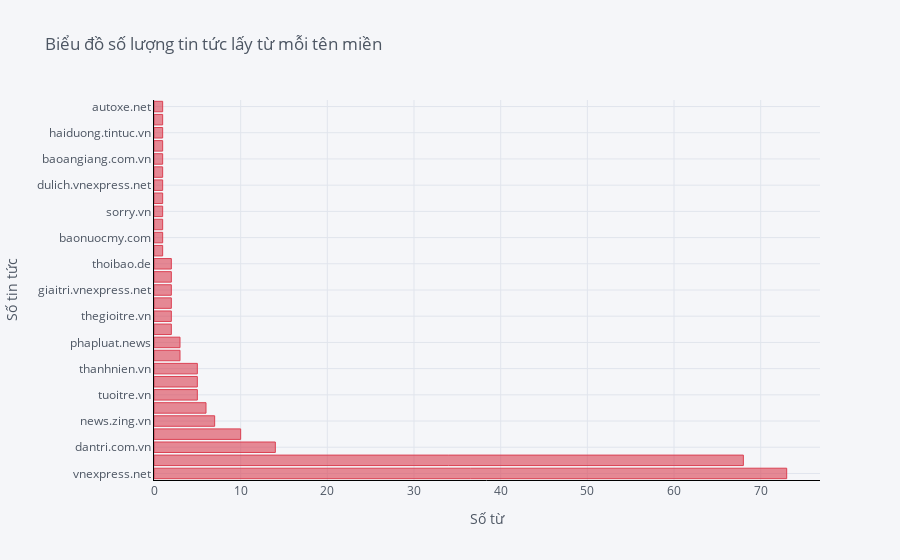

The notebook cell this image was saved under:
### Code cell
# Count of each domain names
domain_count = df.value_counts('domain')

plt.figure(figsize=(6, 10))
sns.barplot(x=domain_count, y=domain_count.index)
plt.xlabel('Số lượng tin tức lấy từ tên miền')
plt.ylabel('Tên miền')
plt.title('Biểu đồ số lượng tin tức lấy từ mỗi tên miền', y=1.01) # y = space from graph
print('Tổng số lượng các tên miền:', len(set(df['domain'])), '\n')
print(domain_count, '\n')

domain_count.iplot(
    kind='barh',
    xTitle='Số từ',
    yTitle='Số tin tức',
    linecolor='black',
    title='Biểu đồ số lượng tin tức lấy từ mỗi tên miền',
    color='red')

### Figure 1 — Plotly figure (JSON) as saved in the notebook; plotly's stock layout.template omitted (floating-point values rounded to 4 significant figures)
{"data": [{"marker": {"color": "rgba(219, 64, 82, 0.6)", "line": {"color": "rgba(219, 64, 82, 1.0)", "width": 1}}, "name": "None", "orientation": "h", "text": "", "type": "bar", "x": [73, 68, 14, 10, 7, 6, 5, 5, 5, 3, 3, 2, 2, 2, 2, 2, 2, 1, 1, 1, 1, 1, 1, 1, 1, 1, 1, 1, 1], "y": ["vnexpress.net", "tinvn.info", "dantri.com.vn", "thethao.tuoitre.vn", "news.zing.vn", "thoibao.today", "tuoitre.vn", "tintucqpvn.net", "thanhnien.vn", "kinhdoanh.vnexpress.net", "phapluat.news", "doisong.vnexpress.net", "thegioitre.vn", "giadinhtiepthi.com", "giaitri.vnexpress.net", "ipick.vn", "thoibao.de", "vietgiaitri.com", "baonuocmy.com", "binhluan.biz", "sorry.vn", "suckhoe.vnexpress.net", "dulich.vnexpress.net", "sohoa.vnexpress.net", "baoangiang.com.vn", "laodong.vn", "haiduong.tintuc.vn", "gioitreviet.net", "autoxe.net"]}], "layout": {"legend": {"bgcolor": "#F5F6F9", "font": {"color": "#4D5663"}}, "paper_bgcolor": "#F5F6F9", "plot_bgcolor": "#F5F6F9", "title": {"font": {"color": "#4D5663"}, "text": "Biểu đồ số lượng tin tức lấy từ mỗi tên miền"}, "xaxis": {"gridcolor": "#E1E5ED", "linecolor": "black", "showgrid": true, "tickfont": {"color": "#4D5663"}, "title": {"font": {"color": "#4D5663"}, "text": "Số từ"}, "zerolinecolor": "#E1E5ED"}, "yaxis": {"gridcolor": "#E1E5ED", "linecolor": "black", "showgrid": true, "tickfont": {"color": "#4D5663"}, "title": {"font": {"color": "#4D5663"}, "text": "Số tin tức"}, "zerolinecolor": "#E1E5ED"}}}
